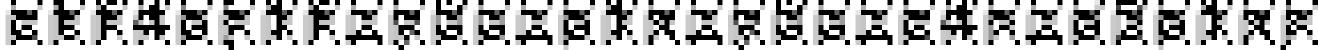
#> input picture misc/depixelization/files/output.png, 2635 x 100 px (shown at 1/2 size)
$ python solver.py
#> lines starting #> are read from the running program, lines starting #| are printed output that depends on the picture
import cv2
import numpy as np

images = cv2.imread("../files/output.png")
#> images is the input picture: shape (100, 2635, 3); min 0, max 255, mean 172.8

for i in range(0, len(images[0]), 85):
    for j in "abcdefghijklmnopqrstuvwxyzABCDEFGHIJKLMNOPQRSTUVWXYZ0123456789{}_!?'":
        # char2img
        img = np.full((100, 85, 3), (255,255,255), dtype=np.uint8)
        cv2.putText(img, j, (0, 80), cv2.FONT_HERSHEY_PLAIN, 8, (0, 0, 0), 5, cv2.LINE_AA)
        # pixelization
        cv2.putText(img, "P", (0, 90), cv2.FONT_HERSHEY_PLAIN, 7, (0, 0, 0), 5, cv2.LINE_AA)
        cv2.putText(img, "I", (0, 90), cv2.FONT_HERSHEY_PLAIN, 8, (0, 0, 0), 5, cv2.LINE_AA)
        cv2.putText(img, "X", (0, 90), cv2.FONT_HERSHEY_PLAIN, 9, (0, 0, 0), 5, cv2.LINE_AA)
        simg = cv2.resize(img, None, fx=0.1, fy=0.1, interpolation=cv2.INTER_NEAREST)
        img = cv2.resize(simg, img.shape[:2][::-1], interpolation=cv2.INTER_NEAREST)
        # check
        if np.array_equal(img, images[0 : 100, i: i+85]):
            print(j, end="")
            break
#> this loop made 31 passes
#> i on passes 2 to 13: 85, 170, 255, 340, 425, 510, 595, 680, 765, 850, 935, 1020
#| c
#| t
#| f
#| 4
#| b
#| {
#| 1
#| f
#> (further printed lines are left out)
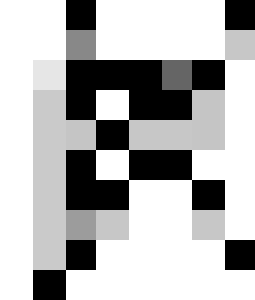
#> img: shape (100, 85, 3) (shown 3 times larger); min 0, max 255, mean 180.8
print()
